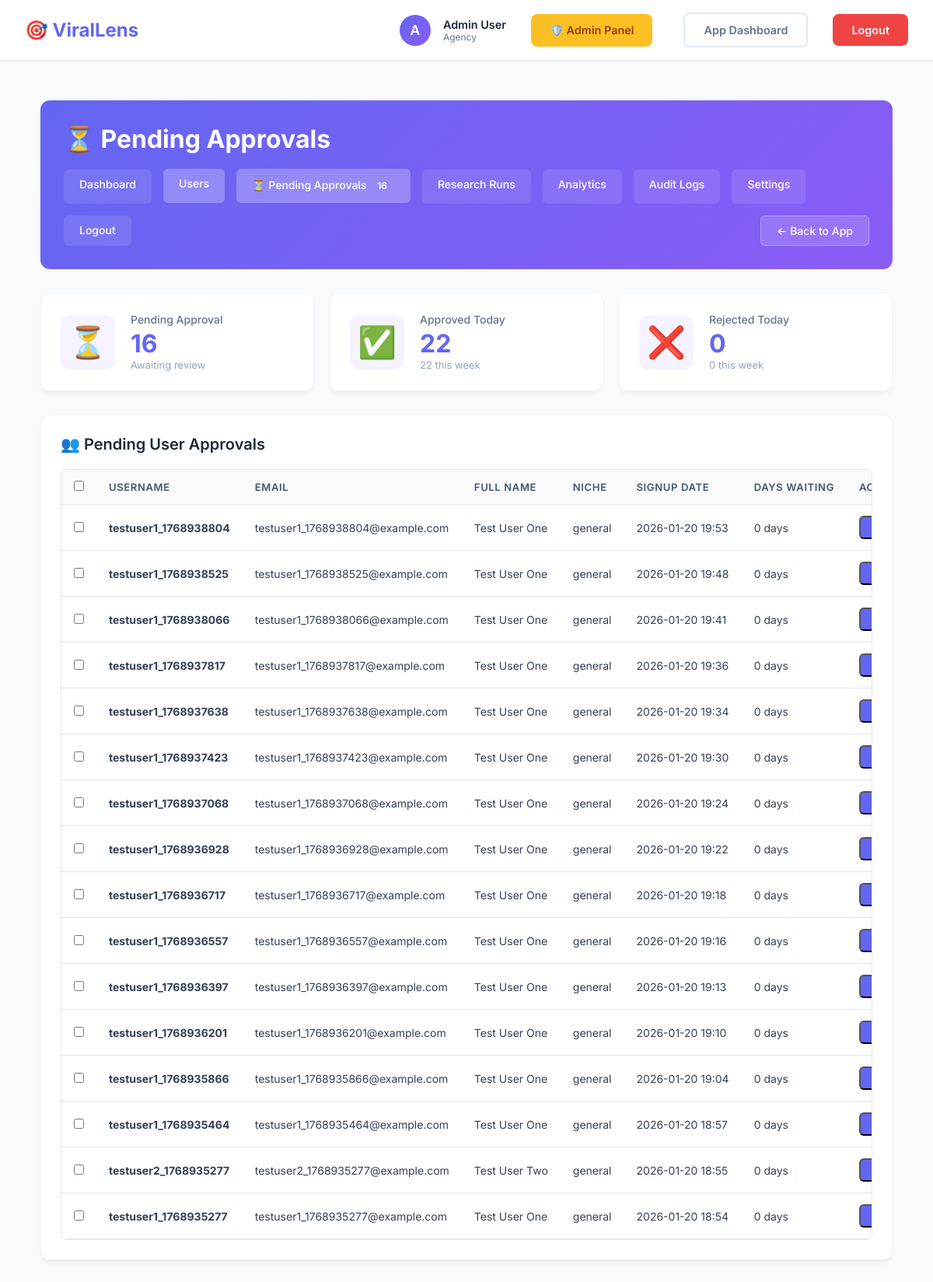
Page /admin/users/pending (signed in) on the committed database.
### models.py (models this page shows, shortened)
class User(UserMixin, db.Model):
    __tablename__ = 'users'
    id = db.Column(db.Integer, primary_key=True)
    email = db.Column(db.String(120), unique=True, nullable=False, index=True)
    username = db.Column(db.String(80), unique=True, nullable=False, index=True)
    password_hash = db.Column(db.String(255), nullable=False)
    full_name = db.Column(db.String(120))
    niche = db.Column(db.String(50))  # automotive, royal_family, tech, etc.
    subscription_tier = db.Column(db.String(20), default='free')  # free, pro, agency
    subscription_status = db.Column(db.String(20), default='active')  # active, cancelled, expired
    subscription_start = db.Column(db.DateTime)
    subscription_end = db.Column(db.DateTime)
    research_runs_this_month = db.Column(db.Integer, default=0)
    total_research_runs = db.Column(db.Integer, default=0)
    is_admin = db.Column(db.Boolean, default=False)
    is_active = db.Column(db.Boolean, default=True)
    created_at = db.Column(db.DateTime, default=datetime.utcnow)
    last_login = db.Column(db.DateTime)
    approval_status = db.Column(db.String(20), default='approved', nullable=False) # pending, approved, rejected
    approved_by = db.Column(db.Integer, db.ForeignKey('users.id'), nullable=True)
    approved_at = db.Column(db.DateTime, nullable=True)
    rejection_reason = db.Column(db.Text, nullable=True)
    admin_notes = db.Column(db.Text, nullable=True)
    onboarding_completed = db.Column(db.Boolean, default=False)
    onboarding_step = db.Column(db.Integer, default=1) # Track progress
    research_runs = db.relationship('ResearchRun', backref='user', lazy='dynamic', cascade='all, delete-orphan')
    keywords = db.relationship('Keyword', backref='user', lazy='dynamic', cascade='all, delete-orphan')
    competitors = db.relationship('Competitor', backref='user', lazy='dynamic', cascade='all, delete-orphan')
    user_config = db.relationship('UserConfig', backref='user', uselist=False, cascade='all, delete-orphan')
    approver = db.relationship('User', remote_side='User.id', foreign_keys=[approved_by])

### admin_routes.py (the view)
@admin_bp.route('/users/pending')
@login_required
@admin_required
def users_pending():
    pending_users = User.query.filter_by(approval_status='pending').order_by(User.created_at.desc()).all()
    today_start = datetime.utcnow().replace(hour=0, minute=0, second=0, microsecond=0)
    week_ago = datetime.utcnow() - timedelta(days=7)
    approved_today = User.query.filter(
        User.approval_status == 'approved',
        User.approved_at >= today_start
    ).count()
    approved_this_week = User.query.filter(
        User.approval_status == 'approved',
        User.approved_at >= week_ago
    ).count()
    rejected_today = User.query.filter(
        User.approval_status == 'rejected',
        User.approved_at >= today_start  # approved_at is reused for rejection timestamp
    ).count()
    rejected_this_week = User.query.filter(
        User.approval_status == 'rejected',
        User.approved_at >= week_ago
    ).count()
    return render_template('admin/users_pending.html',
                         pending_users=pending_users,
                         pending_count=len(pending_users),
                         approved_today=approved_today,
                         approved_this_week=approved_this_week,
                         rejected_today=rejected_today,
                         rejected_this_week=rejected_this_week,
                         now=datetime.utcnow())

### admin_routes.py (called while the page is built)
@admin_bp.context_processor
def inject_pending_count():
    count = User.query.filter_by(approval_status='pending').count()
    return dict(pending_count=count)

### app.py (called while the page is built)
@login_manager.user_loader
def load_user(user_id):
    return User.query.get(int(user_id))

### utils/admin_utils.py (called while the page is built)
def admin_required(f):
    @wraps(f)
    def decorated_function(*args, **kwargs):
        if not current_user.is_authenticated:
            flash('Please log in to access this page.', 'error')
            return redirect(url_for('login'))
        if not current_user.is_admin:
            flash('Access denied. Admin privileges required.', 'error')
            return redirect(url_for('dashboard'))
        return f(*args, **kwargs)
    return decorated_function

### templates/admin/users_pending.html (shortened to what this page needs)
{% extends "admin/base_admin.html" %}
{% block header_title %}⏳ Pending Approvals{% endblock %}
{% block admin_content %}
<div class="stats-grid">
    <div class="stat-card">
        <div class="stat-icon">⏳</div>
        <div class="stat-content">
            <div class="stat-label">Pending Approval</div>
            <div class="stat-value">{{ pending_count }}</div>
            <div class="stat-detail">Awaiting review</div>
        </div>
    </div>
    <div class="stat-card">
        <div class="stat-icon">✅</div>
        <div class="stat-content">
            <div class="stat-label">Approved Today</div>
            <div class="stat-value">{{ approved_today }}</div>
            <div class="stat-detail">{{ approved_this_week }} this week</div>
        </div>
    </div>
    <div class="stat-card">
        <div class="stat-icon">❌</div>
        <div class="stat-content">
            <div class="stat-label">Rejected Today</div>
            <div class="stat-value">{{ rejected_today }}</div>
            <div class="stat-detail">{{ rejected_this_week }} this week</div>
        </div>
    </div>
</div>
<div class="section-card">
    <h2>👥 Pending User Approvals</h2>
    {% if pending_users %}
    <div class="table-responsive">
        <table class="admin-table">
            <thead>
                <tr>
                    <th width="40"><input type="checkbox" id="select-all-users"></th>
                    <th>Username</th>
                    <th>Email</th>
                    <th>Full Name</th>
                    <th>Niche</th>
                    <th>Signup Date</th>
                    <th>Days Waiting</th>
                    <th>Actions</th>
                </tr>
            </thead>
            <tbody>
                {% for user in pending_users %}
                <tr>
                    <td><input type="checkbox" class="user-checkbox" data-user-id="{{ user.id }}"></td>
                    <td><strong>{{ user.username }}</strong></td>
                    <td>{{ user.email }}</td>
                    <td>{{ user.full_name or '-' }}</td>
                    <td>{{ user.niche or 'Not specified' }}</td>
                    <td>{{ user.created_at.strftime('%Y-%m-%d %H:%M') if user.created_at else 'N/A' }}</td>
                    <td>
                        {% if user.created_at %}
                        {{ (now - user.created_at).days }} days
                        {% else %}
                        N/A
                        {% endif %}
                    </td>
                    <td>
                        <form method="POST" action="{{ url_for('admin.approve_user', user_id=user.id) }}"
                            style="display:inline;">
                            <button type="submit" class="btn-sm btn-success" title="Approve">✓ Approve</button>
                        </form>
                    </td>
                </tr>
                {% endfor %}
            </tbody>
        </table>
    </div>
    {% else %}
    <div class="empty-state">
        <div style="font-size: 48px; margin-bottom: 20px;">✅</div>
        <h3>No Pending Approvals</h3>
        <p style="color: #64748b;">All users have been reviewed. New signups will appear here.</p>
    </div>
    {% endif %}
</div>
{% endblock %}

### templates/base.html (shortened to what this page needs)
<!DOCTYPE html>
<html lang="en">
<head>
</head>
<body>
    <nav>
        <div class="container">
            <a href="{{ url_for('dashboard') }}" class="logo">
                🎯 ViralLens
            </a>
            {% if current_user.is_authenticated %}
            <div class="nav-right">
                <div class="user-info">
                    <div class="user-avatar">
                        {{ current_user.username[0].upper() }}
                    </div>
                    <div class="user-details">
                        <div class="user-name">{{ current_user.full_name or current_user.username }}</div>
                        <div class="user-tier">{{ current_user.subscription_tier }}</div>
                    </div>
                </div>
                {% if current_user.is_admin %}
                <a href="{{ url_for('admin.dashboard') }}" class="btn"
                    style="background: #fbbf24; color: #92400e; margin-right: 0.5rem;">🛡️ Admin Panel</a>
                {% endif %}
                <a href="{{ url_for('dashboard') }}" class="btn btn-outline">App Dashboard</a>
                <a href="{{ url_for('logout') }}" class="btn btn-danger">Logout</a>
            </div>
            {% endif %}
        </div>
    </nav>
    <div class="container">
        {% block content %}{% endblock %}
    </div>
</body>
</html>

### templates/base.html (style rules this page uses)
* { margin: 0; padding: 0; box-sizing: border-box; }
:root { --primary: #6366f1; --primary-dark: #4f46e5; --secondary: #8b5cf6; --success: #10b981; --danger: #ef4444; --warning: #f59e0b; --dark: #1e293b; --gray: #64748b; --light: #f8fafc; --white: #ffffff; }
body { font-family: 'Inter', -apple-system, BlinkMacSystemFont, 'Segoe UI', Roboto, sans-serif; background: var(--light); color: var(--dark); min-height: 100vh; }
nav { background: var(--white); box-shadow: 0 1px 3px rgba(0, 0, 0, 0.1); padding: 1rem 0; position: sticky; top: 0; z-index: 100; }
nav .container { max-width: 1400px; margin: 0 auto; padding: 0 2rem; display: flex; justify-content: space-between; align-items: center; }
.logo { font-size: 1.5rem; font-weight: 700; color: var(--primary); text-decoration: none; display: flex; align-items: center; gap: 0.5rem; }
.nav-right { display: flex; align-items: center; gap: 2rem; }
.user-info { display: flex; align-items: center; gap: 1rem; }
.user-avatar { width: 40px; height: 40px; border-radius: 50%; background: linear-gradient(135deg, var(--primary), var(--secondary)); display: flex; align-items: center; justify-content: center; color: white; font-weight: 600; font-size: 1.1rem; }
.user-details { display: flex; flex-direction: column; }
.user-name { font-weight: 600; color: var(--dark); font-size: 0.9rem; }
.user-tier { font-size: 0.75rem; color: var(--gray); text-transform: capitalize; }
.btn { padding: 0.75rem 1.5rem; border-radius: 0.5rem; text-decoration: none; font-weight: 600; transition: all 0.3s; display: inline-block; border: none; cursor: pointer; font-size: 0.9rem; }
.btn-danger { background: var(--danger); color: var(--white); }
.btn-outline { background: transparent; color: var(--gray); border: 2px solid #e2e8f0; }
.container { max-width: 1400px; margin: 0 auto; padding: 2rem; }

### templates/admin/base_admin.html (style rules this page uses)
.section-card { background: white; border-radius: 12px; padding: 25px; box-shadow: 0 4px 6px -1px rgba(0, 0, 0, 0.05), 0 2px 4px -1px rgba(0, 0, 0, 0.03); margin-bottom: 25px; border: 1px solid #f1f5f9; }
.section-card h2 { margin: 0 0 20px 0; color: #1e293b; font-size: 20px; font-weight: 600; display: flex; align-items: center; gap: 10px; }
.stats-grid { display: grid; grid-template-columns: repeat(auto-fit, minmax(240px, 1fr)); gap: 20px; margin-bottom: 30px; }
.stat-card { background: white; border-radius: 12px; padding: 25px; box-shadow: 0 4px 6px -1px rgba(0, 0, 0, 0.05); display: flex; align-items: center; gap: 20px; border: 1px solid #f1f5f9; transition: transform 0.2s; }
.stat-icon { font-size: 40px; background: #f5f3ff; width: 70px; height: 70px; display: flex; align-items: center; justify-content: center; border-radius: 12px; }
.stat-content { flex: 1; }
.stat-value { font-size: 32px; font-weight: 700; color: #6366f1; line-height: 1.2; }
.stat-label { color: #64748b; font-size: 14px; margin-bottom: 4px; font-weight: 500; }
.stat-detail { color: #94a3b8; font-size: 13px; }
.table-responsive { overflow-x: auto; border-radius: 8px; border: 1px solid #e2e8f0; }
.admin-table { width: 100%; border-collapse: collapse; white-space: nowrap; }
.admin-table th { background: #f8fafc; padding: 14px 16px; text-align: left; font-weight: 600; color: #475569; font-size: 13px; text-transform: uppercase; letter-spacing: 0.05em; border-bottom: 1px solid #e2e8f0; }
.admin-table td { padding: 14px 16px; border-bottom: 1px solid #e2e8f0; font-size: 14px; color: #334155; }
.btn-sm { padding: 6px 12px; background: #6366f1; color: white; text-decoration: none; border-radius: 6px; font-size: 12px; font-weight: 500; transition: all 0.2s; }

### rows in the picture
User: username "A", full_name "Admin User", subscription_tier "Agency"
User: username "testuser1_1768938804", email "testuser1_1768938804@example.com", full_name "Test User One", niche "general", created_at "2026-01-20 19:53", (now-user.created_at).days "0"
User: username "testuser1_1768938525", email "testuser1_1768938525@example.com", full_name "Test User One", niche "general", created_at "2026-01-20 19:48", (now-user.created_at).days "0"
User: username "testuser1_1768938066", email "testuser1_1768938066@example.com", full_name "Test User One", niche "general", created_at "2026-01-20 19:41", (now-user.created_at).days "0"
User: username "testuser1_1768937817", email "testuser1_1768937817@example.com", full_name "Test User One", niche "general", created_at "2026-01-20 19:36", (now-user.created_at).days "0"
User: username "testuser1_1768937638", email "testuser1_1768937638@example.com", full_name "Test User One", niche "general", created_at "2026-01-20 19:34", (now-user.created_at).days "0"
User: username "testuser1_1768937423", email "testuser1_1768937423@example.com", full_name "Test User One", niche "general", created_at "2026-01-20 19:30", (now-user.created_at).days "0"
User: username "testuser1_1768937068", email "testuser1_1768937068@example.com", full_name "Test User One", niche "general", created_at "2026-01-20 19:24", (now-user.created_at).days "0"
User: username "testuser1_1768936928", email "testuser1_1768936928@example.com", full_name "Test User One", niche "general", created_at "2026-01-20 19:22", (now-user.created_at).days "0"
User: username "testuser1_1768936717", email "testuser1_1768936717@example.com", full_name "Test User One", niche "general", created_at "2026-01-20 19:18", (now-user.created_at).days "0"
User: username "testuser1_1768936557", email "testuser1_1768936557@example.com", full_name "Test User One", niche "general", created_at "2026-01-20 19:16", (now-user.created_at).days "0"
User: username "testuser1_1768936397", email "testuser1_1768936397@example.com", full_name "Test User One", niche "general", created_at "2026-01-20 19:13", (now-user.created_at).days "0"
User: username "testuser1_1768936201", email "testuser1_1768936201@example.com", full_name "Test User One", niche "general", created_at "2026-01-20 19:10", (now-user.created_at).days "0"
User: username "testuser1_1768935866", email "testuser1_1768935866@example.com", full_name "Test User One", niche "general", created_at "2026-01-20 19:04", (now-user.created_at).days "0"
User: username "testuser1_1768935464", email "testuser1_1768935464@example.com", full_name "Test User One", niche "general", created_at "2026-01-20 18:57", (now-user.created_at).days "0"
User: username "testuser2_1768935277", email "testuser2_1768935277@example.com", full_name "Test User Two", niche "general", created_at "2026-01-20 18:55", (now-user.created_at).days "0"
User: username "testuser1_1768935277", email "testuser1_1768935277@example.com", full_name "Test User One", niche "general", created_at "2026-01-20 18:54", (now-user.created_at).days "0"

### other values in the picture
{{ pending_count }} "16"
{{ approved_today }} "22"
{{ approved_this_week }} "22"
{{ rejected_today }} "0"
{{ rejected_this_week }} "0"
